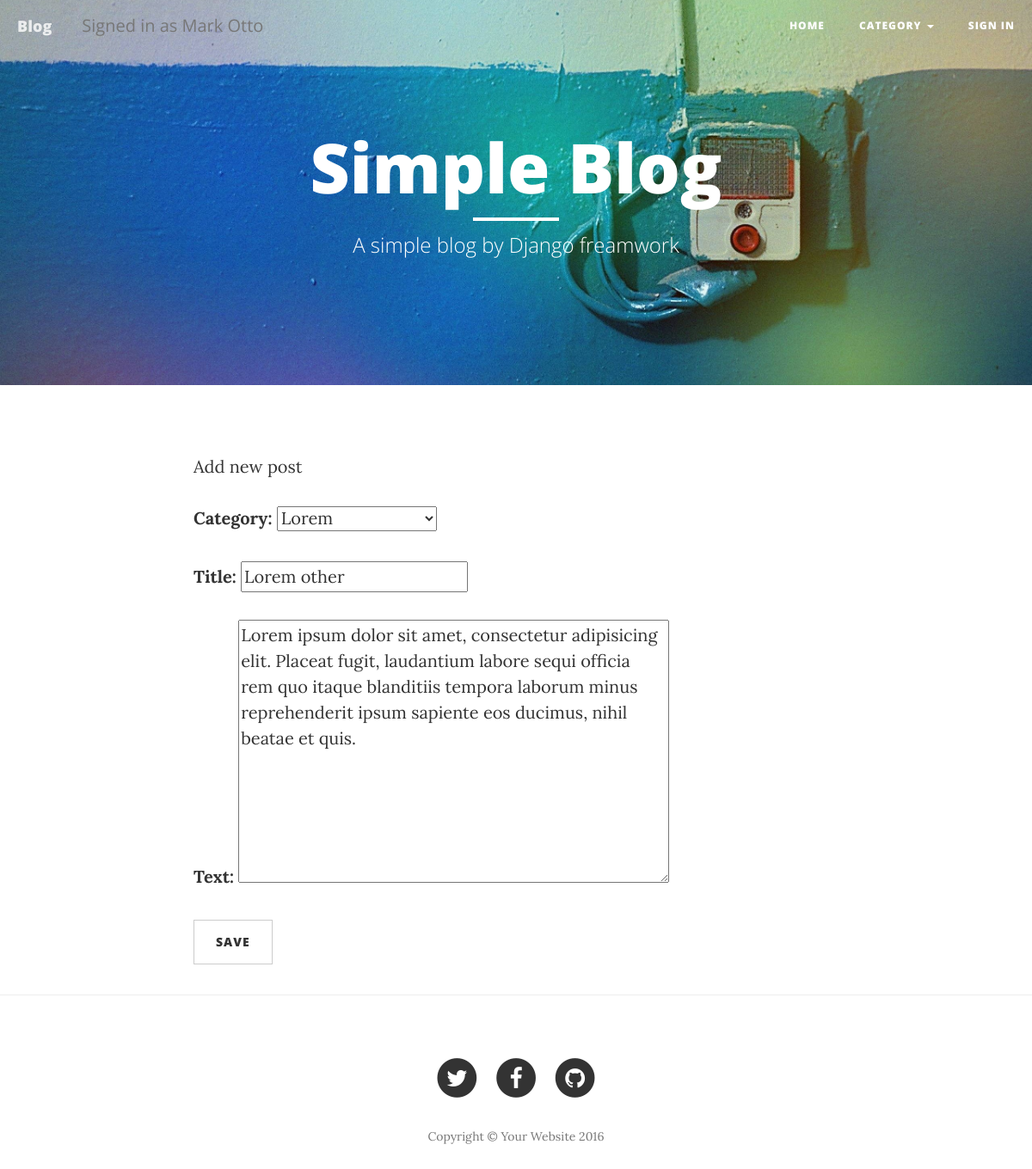
/post/3/edit/, run on the app's committed database.
### blog/models.py (models this page shows, shortened)
class Post(models.Model):
	author = models.ForeignKey('auth.User', default='auth.User')
	category = models.ForeignKey(Category)
	title = models.CharField(max_length=200)
	text = models.TextField()
	likes = models.IntegerField(default=0)
	created_date = models.DateTimeField(default=timezone.now)
	published_date = models.DateTimeField(blank=True, null=True)

class Category(models.Model):
	title = models.CharField(max_length=200)
	discript = models.TextField(blank=True, null=True)
	def __str__(self):
		return self.title

### blog/views.py (the view)
# urls.py: url(r'^post/(?P<pk>[0-9]+)/edit/$', views.post_edit, name='post_edit'),
def post_edit(request, pk):
	user = auth.get_user(request).username
	post = get_object_or_404(Post, pk=pk)
	if request.method == 'POST':
		form = PostForm(request.POST, instance=post)
		if form.is_valid():
			post = form.save(commit=False)
			post.author = request.user
			post.published_date = timezone.now()
			post.save()
			return redirect('blog.views.post_detail', pk=post.pk)
	else:
		form = PostForm(instance=post)
		return render(request, 'post_edit.html', {'form': form,
												'categories':CATEGORIES,
												'username': user})

### blog/forms.py
class PostForm(forms.ModelForm):
	class Meta:
		model = Post
		fields = ['category', 'title', 'text']

### templates/post_edit.html (shortened to what this page needs)
{% extends 'base.html' %}
{% block content %}
	<p>Add new post</p>
	<form method="POST" class="post-form">
		{{ form.as_p }}
		<div class="row">
			<div class="form-group col-xs-12">
				<button type="submit" class="btn btn-default">Save</button>
			</div>
		</div>
	</form>
{% endblock content %}

### data on the page
Post: category "Lorem", text "Lorem ipsum dolor sit amet, consectetur adipisicing elit. Placeat fugit, laudantium labore sequi officia rem quo itaque blanditiis tempora laborum minus reprehenderit ipsum sapiente eos ducimus, nihil beatae et quis."
Category: title "Lorem other"
